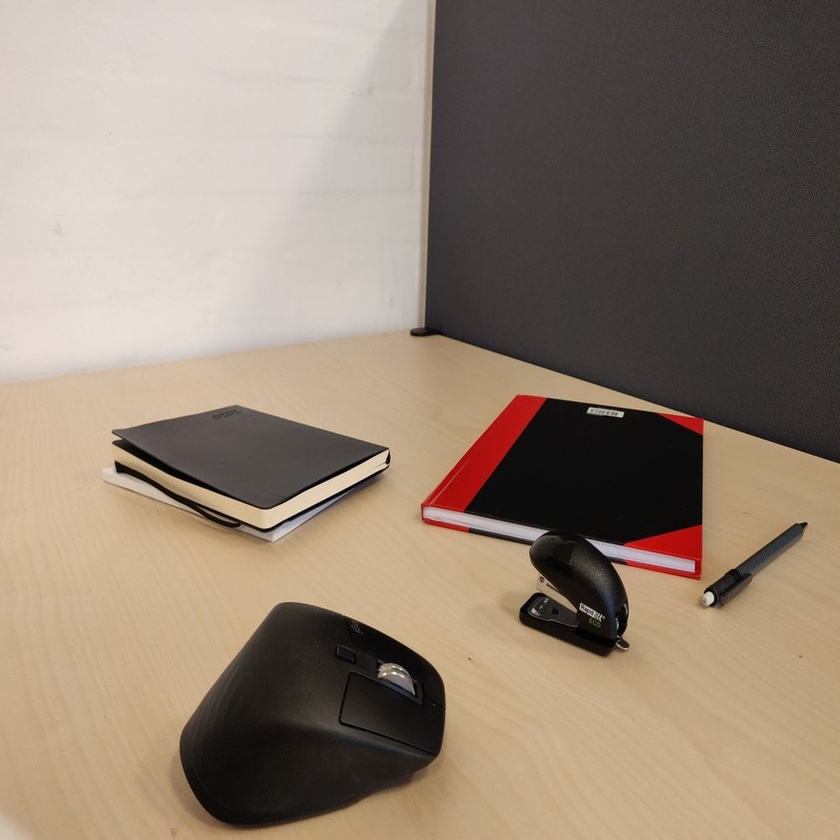
#> input picture 31392/Week2/exercise/OF1.jpg, 840 x 840 px, shrunk from 1000 x 1000 before the run
$ jupyter execute 'Exercise 4 - Optical Flow.ipynb'
#> lines starting #> are read from the running program, lines starting #| are printed output that depends on the picture; after the words box and inside, x2 and y2 are one past the last pixel; in counts of white or black regions, pixels touching at a corner belong together
# Optical Flow
## Sparse Optical Flow

As always start by importing the relevant packages.

[cell 1]
import cv2
import numpy as np
from matplotlib import pyplot as plt

Load the images "OF1.jpg" and "OF2.jpg" and change them to grayscale.

[cell 2]
img1 = cv2.imread('OF1.jpg')
#> img1 is the input picture: shape (840, 840, 3); mean B, G, R 114.7, 130.1, 146.2
img2 = cv2.imread('OF2.jpg')
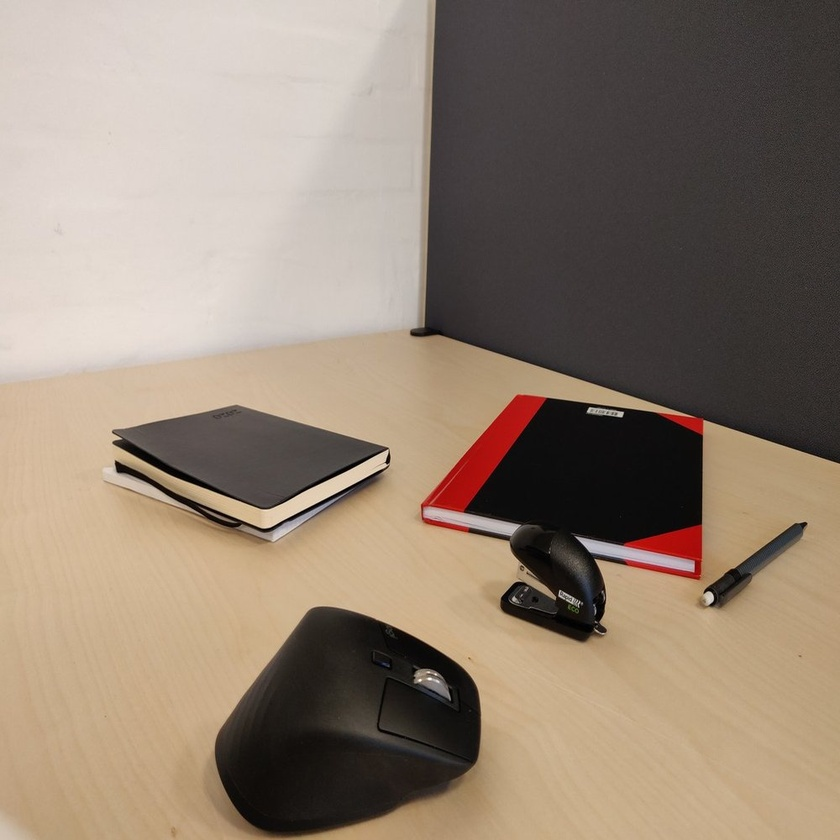
#> input picture 31392/Week2/exercise/OF2.jpg, 840 x 840 px, shrunk from 1000 x 1000 before the run
#> img2 is the input picture: shape (840, 840, 3); mean B, G, R 114.9, 130.4, 146.4
img3 = img2.copy()

b,g,r = cv2.split(img1) # Changing the order from bgr to rgb so that matplotlib can show it
img1 = cv2.merge([r,g,b])
b,g,r = cv2.split(img2) # Changing the order from bgr to rgb so that matplotlib can show it
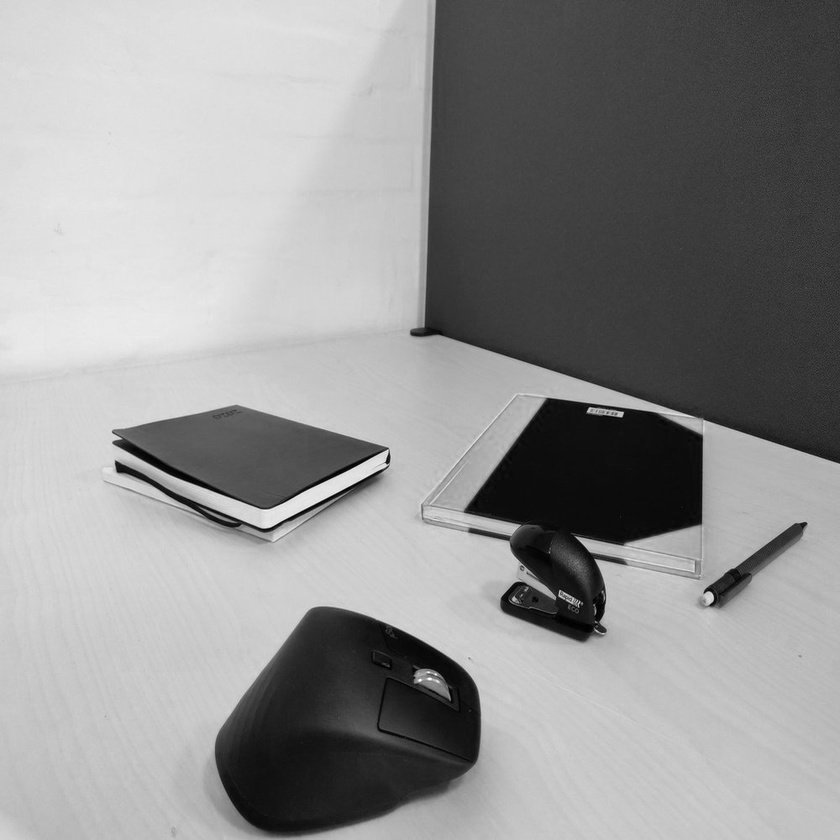
#> r: shape (840, 840); min 0, max 255, mean 146.4
img2 = cv2.merge([r,g,b])

gray1 = cv2.cvtColor(img1, cv2.COLOR_RGB2GRAY)
gray2 = cv2.cvtColor(img2, cv2.COLOR_RGB2GRAY)

plt.figure(figsize = (18,18))
plt.subplot(1,2,1)
plt.imshow(gray1, cmap = 'gray')
plt.subplot(1,2,2)
plt.imshow(gray2, cmap = 'gray')

They look pretty much the same. We can now use optical flow to find out how the objects in the picutures have moved. We do this by first using [cv2.goodFeaturesToTrack](https://docs.opencv.org/3.4/dd/d1a/group__imgproc__feature.html#ga1d6bb77486c8f92d79c8793ad995d541) to find features in the first image. You can play around with the parameters to see the difference.

[cell 3]
feat1 = cv2.goodFeaturesToTrack(gray1, maxCorners=100, qualityLevel=0.3, minDistance=7)
#> feat1 = 23 rows, first 8: [386, 462], [623, 412], [581, 603], [115, 461], [533, 608], [587, 412], [806, 523], [602, 616]

Next we use the function [cv2.calcOpticalFlowPyrLK](https://docs.opencv.org/3.4/dc/d6b/group__video__track.html#ga473e4b886d0bcc6b65831eb88ed93323) to track the features in the next image.

[cell 4]
feat2, status, error = cv2.calcOpticalFlowPyrLK(gray1, gray2, feat1, None)
#> feat2 = 23 rows, first 8: [386, 461.9], [622.8, 411.9], [560, 589.9], [115.2, 460.9], [513.8, 596.5], [586.9, 411.9], [805.7, 522.9], [580.4, 602.4]; status = 23 values from 1 to 1; error = 23 values, max 15.52 at index 16, min 2.23 at index 22, mean 5.7

We now have the location of the features from the first image in the second image. To find the movement we can draw a line between the keypoints.

[cell 5]
for i in range(len(feat1)):
    cv2.line(img2, (feat1[i][0][0], feat1[i][0][1]), (feat2[i][0][0], feat2[i][0][1]), (0, 255, 0), 2)
    cv2.circle(img2, (feat1[i][0][0], feat1[i][0][1]), 5, (0, 255, 0), -1)
#> this loop made 23 passes
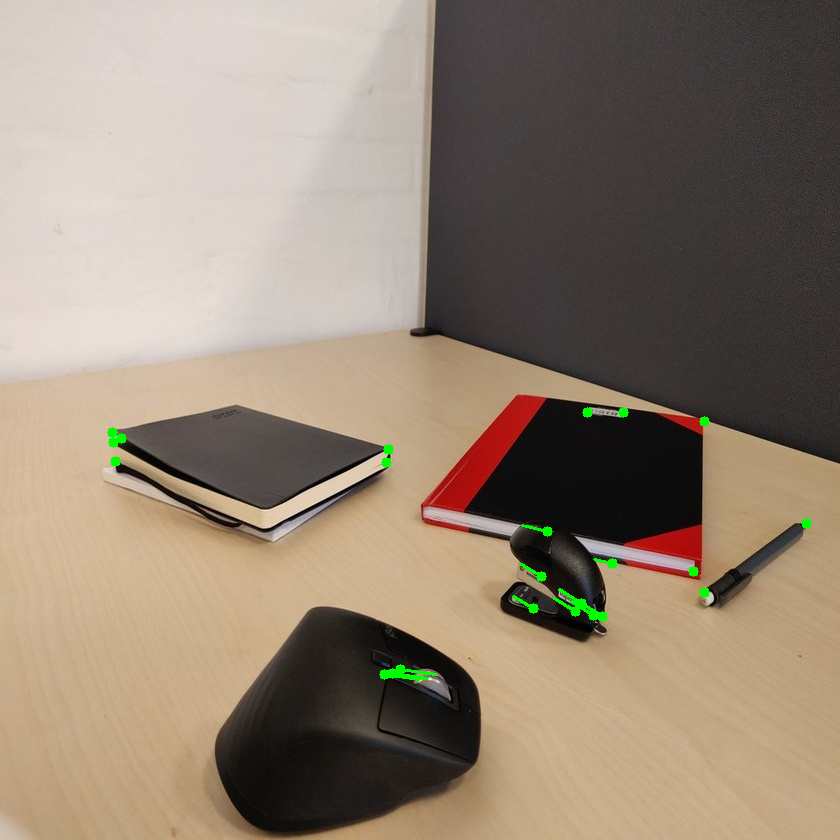
#> img2: shape (840, 840, 3); mean R, G, B 146.1, 131, 114.7

plt.figure(figsize=(15,15))
plt.imshow(img2)

# Exercise 4a
Change the code such that only the keypoints that have moved will be showed in the image.

## Dense Optical Flow
The sparse optical flow finds the flow of the detected keypoints. We will now try to use dense optical flow which, finds the flow of all the points in the picture.
For this example we use the same two images, so we don't have to load them again. To find the optical flow we use the function [cv2.calcOpticalFlowFarneback](https://docs.opencv.org/3.4/dc/d6b/group__video__track.html#ga5d10ebbd59fe09c5f650289ec0ece5af). Check out the description to see what all the different parameters does, and try to change them to see the difference.

[cell 6]
flow = cv2.calcOpticalFlowFarneback(gray1, gray2, None, 0.5, 3, 15, 3, 5, 1.5, 0)
for i in range(flow.shape[0]):
    for j in range(flow.shape[1]):
        if i%16==1 and j%16==1:
            cv2.line(img3, (j, i), (int(j+flow[i][j][1]), int(i+flow[i][j][0])), (0, 255, 0), 2)
            cv2.circle(img3, (int(j+flow[i][j][0]), int(i+flow[i][j][1])), 2, (0, 255, 0), -1)
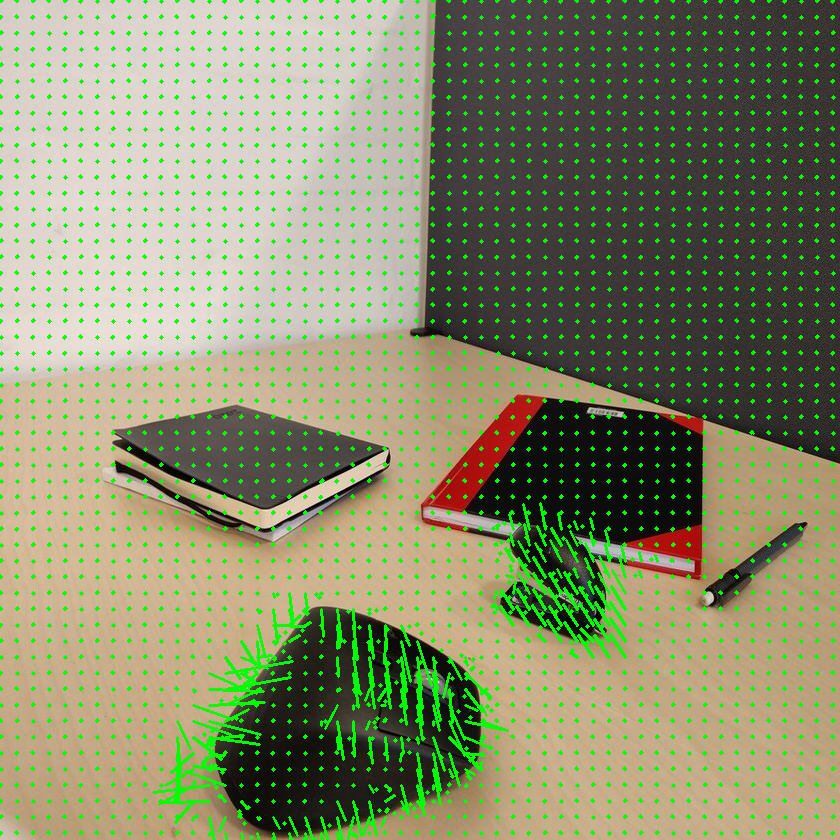
#> img3: shape (840, 840, 3); 7.72% of pixels changed, all inside (x1, y1, x2, y2) = (0, 0, 836, 840)

plt.figure(figsize=(15,15))
plt.imshow(img3)

The function returns an array containing the flow vector for every pixel. This can be changed to a magnitude and an angle using the function cv2.cartToPolar.

# Exercise 4b
Find a way to represent the flow in the image. For example by drawing vectors the relevant places or by making a new image with colors representing the flow of every pixel. An example of retrieving the magnitude and angle is shown below, which you can use if you like.

[cell 7]
mag, ang = cv2.cartToPolar(flow[:,:,0], flow[:,:,1]) # Retrieving the magnitude and angle of every pixel
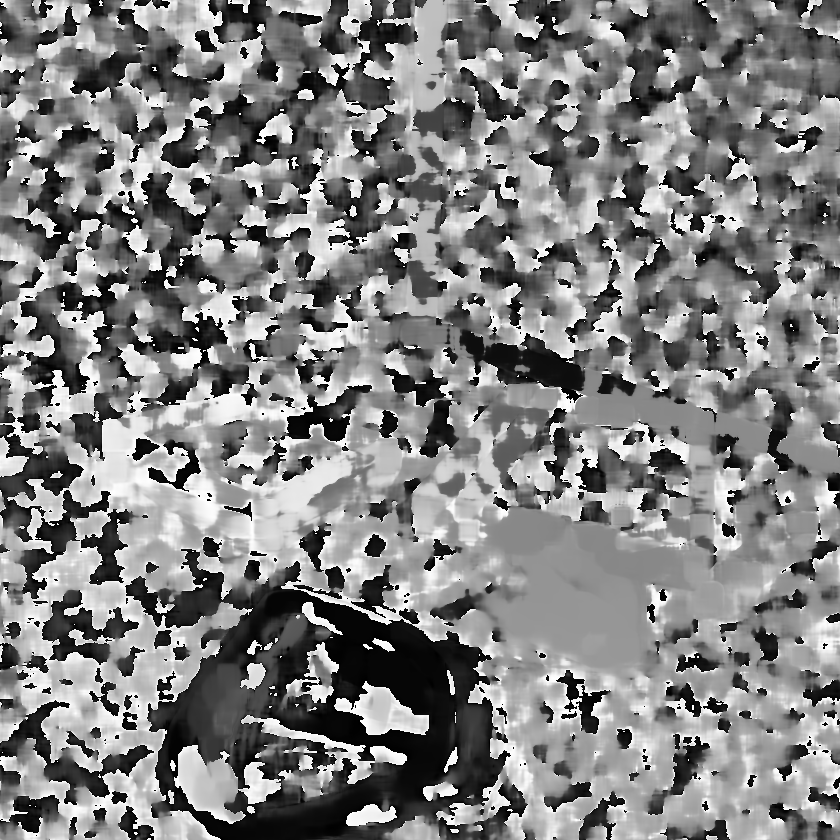
#> ang: shape (840, 840) float32; min 6.3e-06, max 6.28, mean 3.18; drawn with min black and max white
print(mag.shape)
#| (840, 840)
### Fill in some code to represent the flow here ###
hsv = np.zeros_like(img2)
hsv[...,0] = ang*180/np.pi/2
hsv[...,2] = cv2.normalize(mag,None,0,255,cv2.NORM_MINMAX)
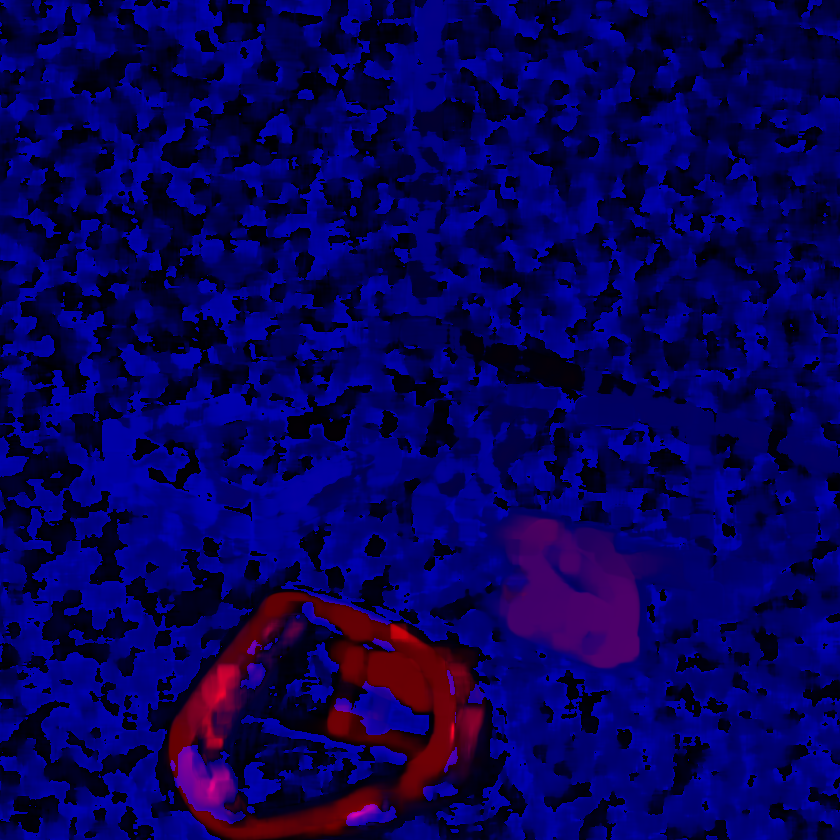
#> hsv: shape (840, 840, 3); mean of channels 0, 1, 2 90.7, 0, 5.6; drawn as B, G, R
rgb = cv2.cvtColor(hsv,cv2.COLOR_HSV2BGR)
plt.imshow(rgb, 'jet')
